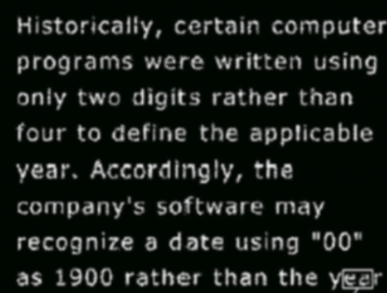
#> input picture Buoi3/Picture5.png, 387 x 293 px, found by its file name
$ python Bai1.py
#> lines starting #> are read from the running program, lines starting #| are printed output that depends on the picture; after the words box and inside, x2 and y2 are one past the last pixel; in counts of white or black regions, pixels touching at a corner belong together
import numpy as np
import cv2
import matplotlib.pyplot as plt

img = cv2.imread('XLAandTGMT\\Buoi3\\Picture5.png')
#> img is the input picture: shape (293, 387, 3); mean B, G, R 25.5, 30, 24.8
img = cv2.cvtColor(img, cv2.COLOR_BGR2GRAY)
#> img: shape (293, 387)

img[img>100] = 255
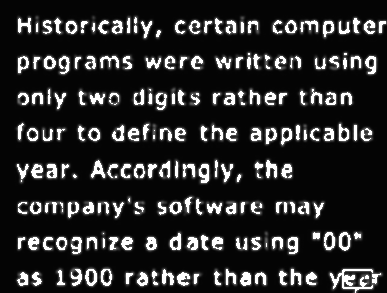
#> img: shape (293, 387); min 3, max 255, mean 41
img[img<=100] = 0
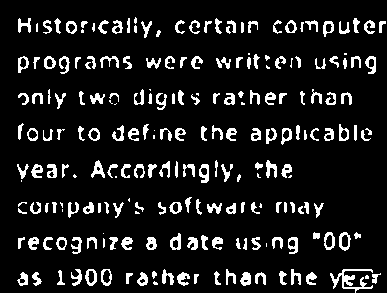
#> img: shape (293, 387); 11% white; 220 white regions (32 under 20 px), largest, box (x1, y1, x2, y2) and area: (330, 269, 373, 293) 349, (91, 160, 105, 178) 119, (199, 164, 209, 183) 119

fig, ax = plt.subplots(2, 1, figsize=(5, 5))

kernel_1 = np.array([[0, 1, 0],
                     [1, 1, 1],
                     [0, 1, 0]])

kernel_2 = np.array([[1, 1, 1],
                     [1, 1, 1],
                     [1, 1, 1]])

# phep co
def erosion(img, kernel):
    img_new = img.copy()
    n = img_new.shape[0]
    m = img_new.shape[1]
    for i in range(1, n-1):
        for j in range(1, m-1):
            if img[i, j] >= 100:
                center_pixel = [i, j]
                center_kernel = [1, 1]
                xRows = [0, 0, 1, -1, 1, -1, 1, -1]
                yCols = [-1, 1, 0, 0, -1, -1, 1, 1]
                count = 0
                for k in range(8):
                    item = [xRows[k], yCols[k]]
                    pixel_img_x = center_pixel[0] + item[0]
                    pixel_img_y = center_pixel[1] + item[1]
                    pixel_kernel_x = center_kernel[0] + item[0]
                    pixel_kernel_y = center_kernel[1] + item[1]
                    if img[pixel_img_x][pixel_img_y] >= 100 and kernel[pixel_kernel_x][pixel_kernel_y] == 1:
                        count += 1
                if count != np.count_nonzero(kernel) - 1:
                    img_new[i, j] = 0
    return img_new

# phep gian
def dilation(img, kernel):
    img_new = img.copy()
    n = img_new.shape[0]
    m = img_new.shape[1]
    for i in range(1, n-1):
        for j in range(1, m-1):
            if img[i, j] >= 100:
                center_pixel = [i, j]
                center_kernel = [1, 1]
                xRows = [0, 0, 1, -1, 1, -1, 1, -1]
                yCols = [-1, 1, 0, 0, -1, -1, 1, 1]
                for k in range(8):
                    item = [xRows[k], yCols[k]]
                    pixel_img_x = center_pixel[0] + item[0]
                    pixel_img_y = center_pixel[1] + item[1]
                    pixel_kernel_x = center_kernel[0] + item[0]
                    pixel_kernel_y = center_kernel[1] + item[1]
                    if kernel[pixel_kernel_x][pixel_kernel_y] == 1:
                        img_new[pixel_img_x][pixel_img_y] = 255
    return img_new

def tinhchinh_img2(img, kernel):
    img_new = erosion(img, kernel)
    img_new = erosion(img_new, kernel)
    img_new = erosion(img_new, kernel)
    img_new = erosion(img_new, kernel)
    img_new = dilation(img_new, kernel)
    img_new = dilation(img_new, kernel)
    img_new = dilation(img_new, kernel)
    img_new = dilation(img_new, kernel)
    img_new = dilation(img_new, kernel)
    img_new = dilation(img_new, kernel)
    return img_new

def tinhchinh_img5(img, kernel):
    img_new = dilation(img, kernel)
#> after the loop in dilation, `for i in range(1, n-1):`:
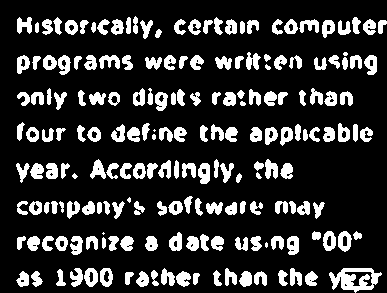
#> img_new: shape (293, 387); 19% white; 193 white regions (5 under 20 px), largest, box (x1, y1, x2, y2) and area: (329, 268, 382, 293) 712, (198, 163, 210, 184) 192, (338, 231, 352, 252) 187
    img_new = erosion(img_new, kernel)
#> after the loop in erosion, `for i in range(1, n-1):`:
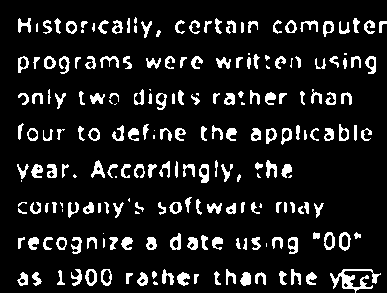
#> img_new: shape (293, 387); 11.2% white; 214 white regions (31 under 20 px), largest, box (x1, y1, x2, y2) and area: (330, 269, 381, 293) 446, (199, 164, 209, 183) 124, (91, 160, 105, 178) 120
    img_new = dilation(img_new, kernel)
    return img_new

def close(img, kernel):
    img_new = dilation(img, kernel)
    img_new = erosion(img_new, kernel)
    return img_new

img_new = tinhchinh_img5(img, kernel_1)

ax[0].imshow(img, cmap='gray')
ax[1].imshow(img_new, cmap='gray')
plt.show()

$ run again, with Buoi3/Picture1.png copied over Buoi3/Picture5.png
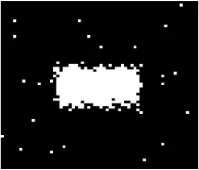
#> input picture Buoi3/Picture1.png, 199 x 170 px, found by its file name
#> img is the input picture: shape (170, 199, 3); mean B, G, R 31, 31, 31
#> after the loop in dilation, `for i in range(1, n-1):`:
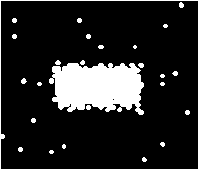
#> img_new: shape (170, 199); 14.7% white; 26 white regions (10 under 20 px), largest, box (x1, y1, x2, y2) and area: (49, 63, 144, 115) 3758, (0, 0, 199, 170) 752, (21, 78, 27, 84) 25
#> `plt.show()`:
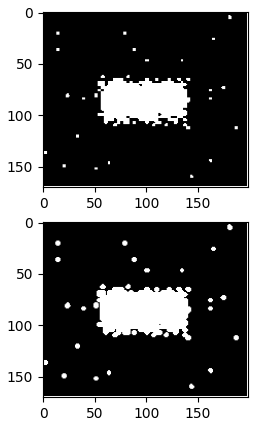
#> figure drawn by matplotlib, 2 panels

$ run again, with Buoi3/Picture2.png copied over Buoi3/Picture5.png
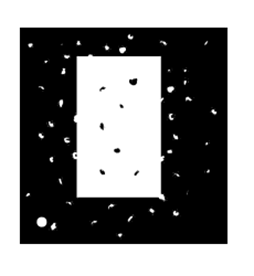
#> input picture Buoi3/Picture2.png, 254 x 276 px, found by its file name
#> img is the input picture: shape (276, 254, 3); min 0, max 255, mean 136.8
#> after the loop in dilation, `for i in range(1, n-1):`:
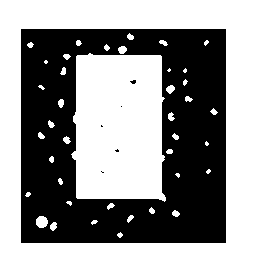
#> img_new: shape (276, 254); 56.9% white; 6 black regions (5 under 20 px), largest, box (x1, y1, x2, y2) and area: (21, 29, 226, 243) 30155
#> `plt.show()`:
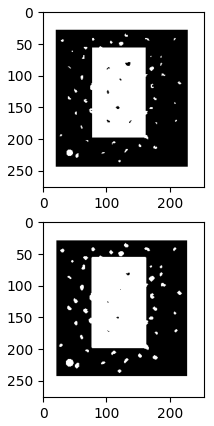
#> figure drawn by matplotlib, 2 panels

$ run again, with Buoi3/Picture3.png copied over Buoi3/Picture5.png
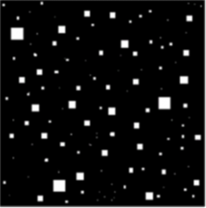
#> input picture Buoi3/Picture3.png, 206 x 208 px, found by its file name
#> img is the input picture: shape (208, 206, 3); mean B, G, R 14.3, 14.3, 14.3
#> after the loop in dilation, `for i in range(1, n-1):`:
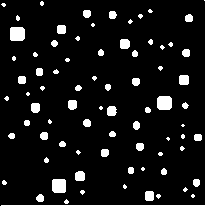
#> img_new: shape (208, 206); 9.2% white; 77 white regions (34 under 20 px), largest, box (x1, y1, x2, y2) and area: (0, 0, 206, 208) 823, (10, 27, 25, 41) 202, (157, 96, 172, 110) 198
#> `plt.show()`:
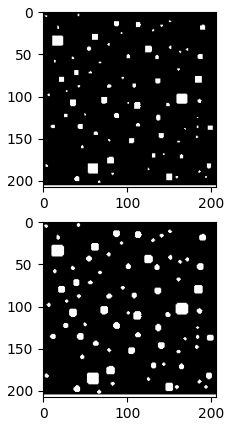
#> figure drawn by matplotlib, 2 panels
